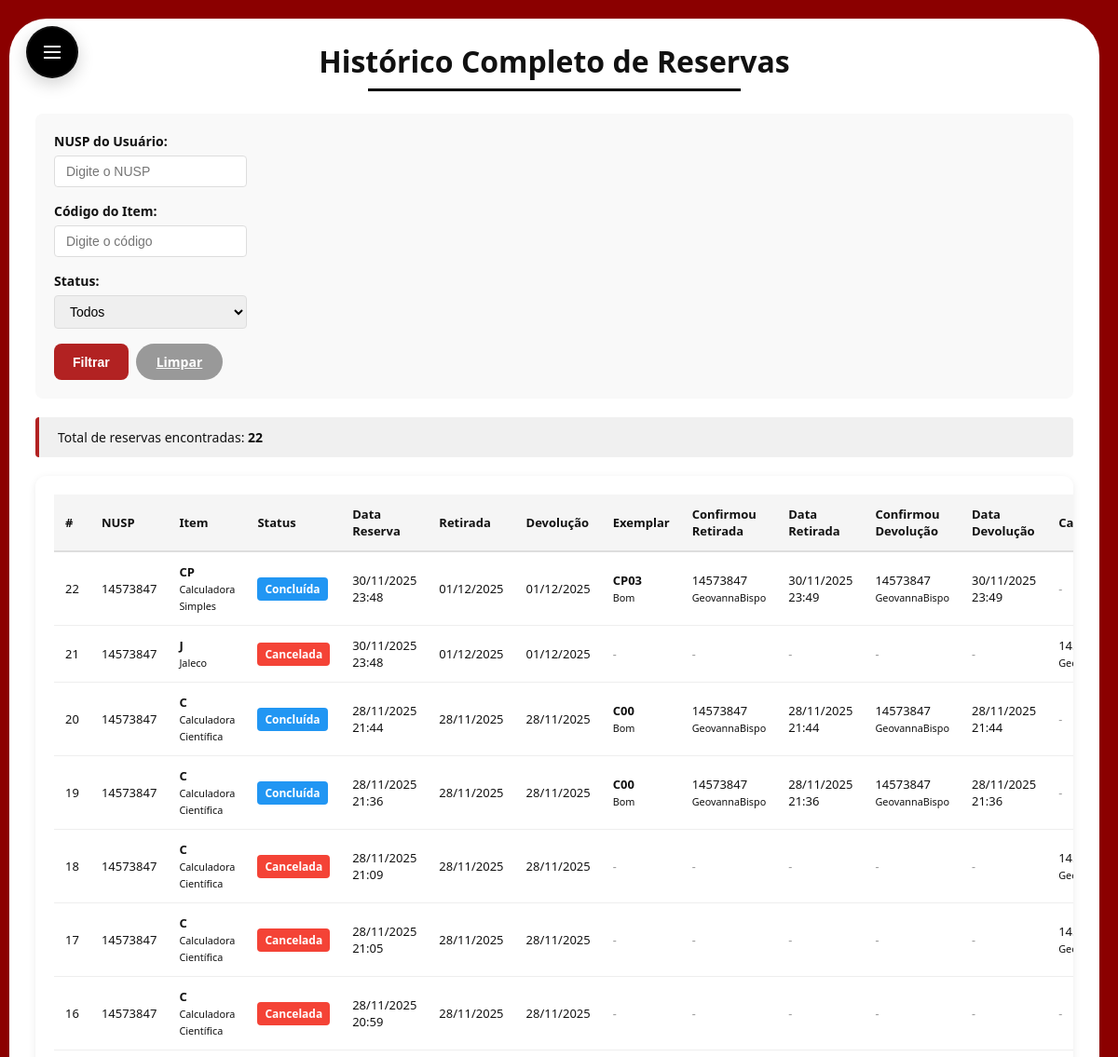
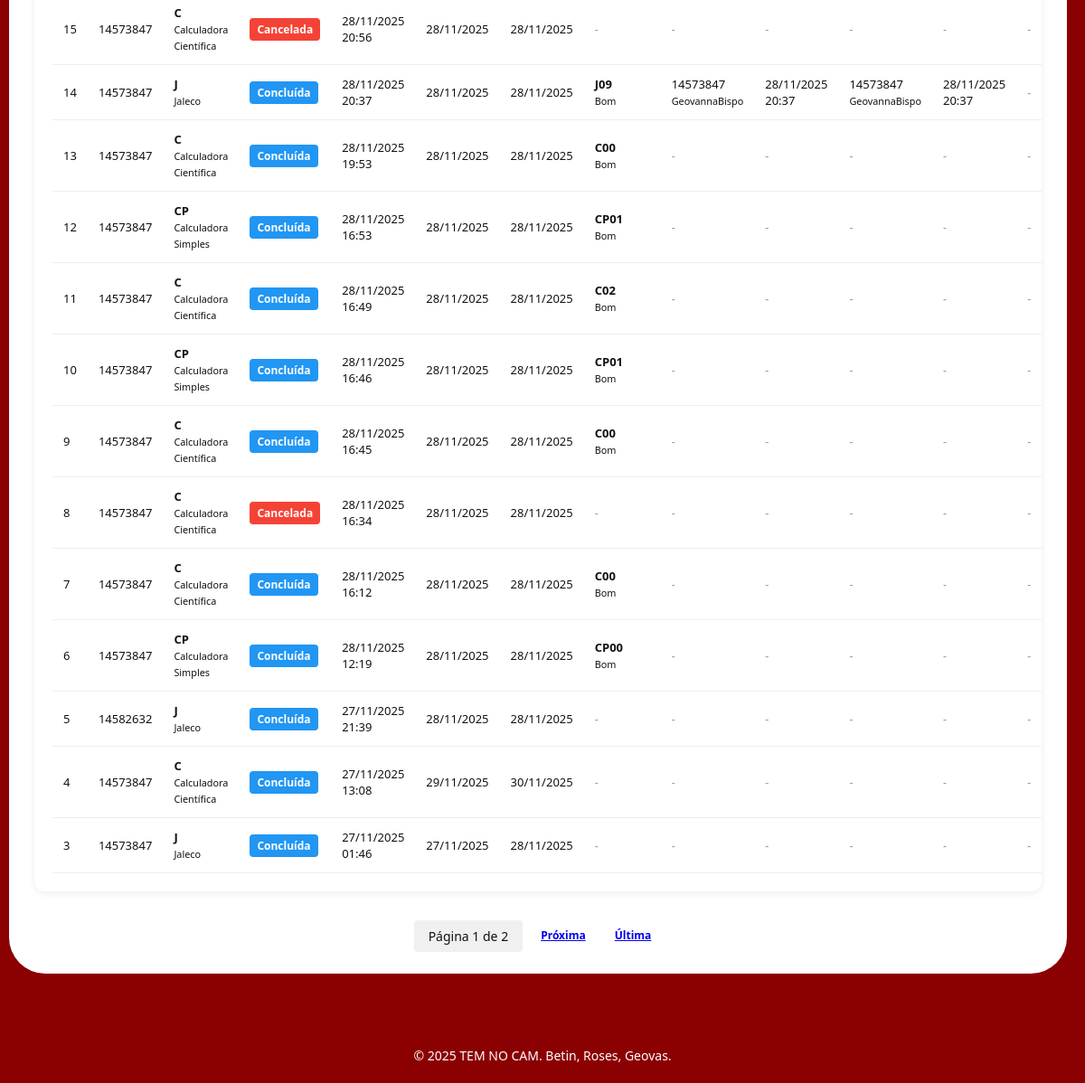
The page /gestao/reservas/historico-completo/ (signed in) on the database as committed earlier (2 pictures, top to bottom).
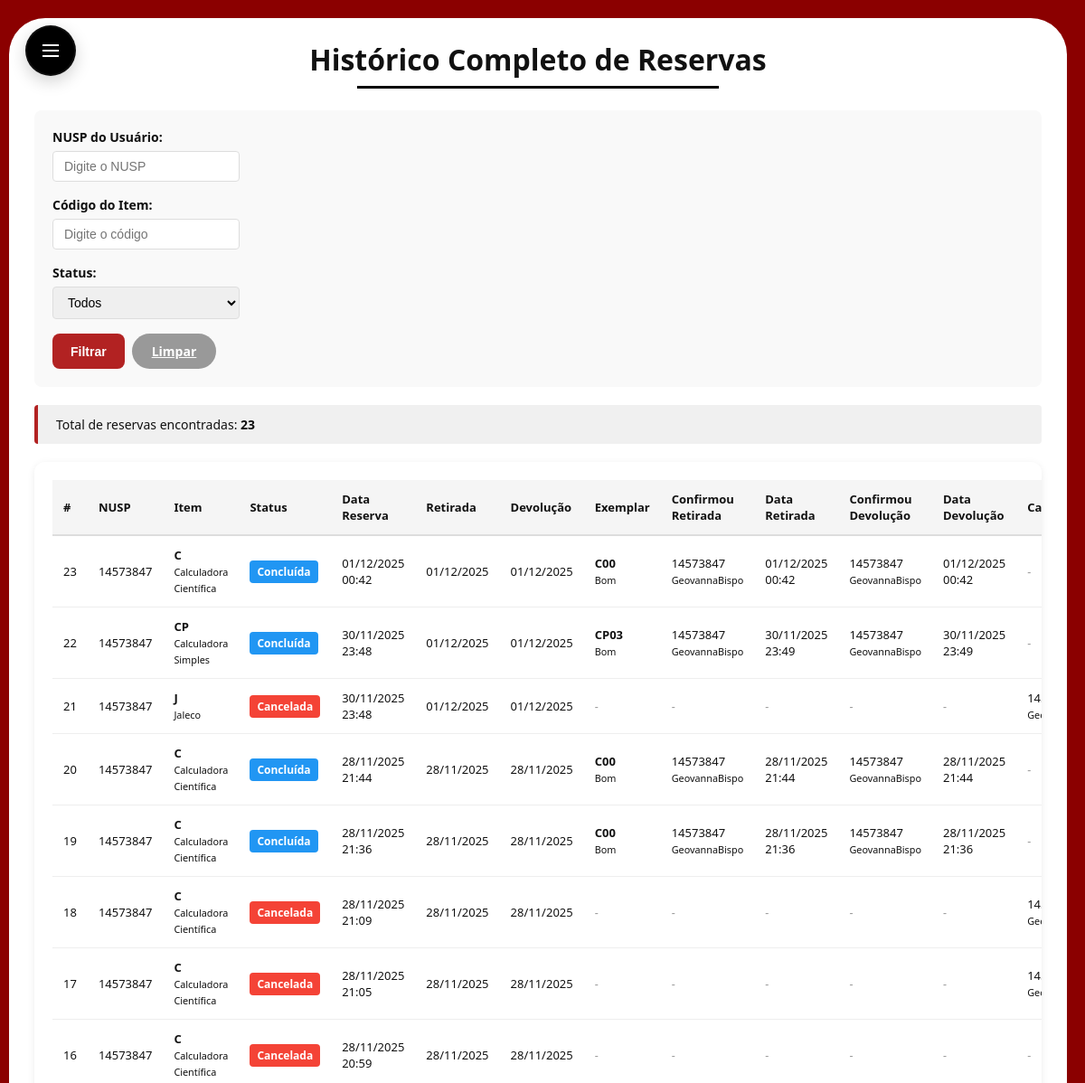
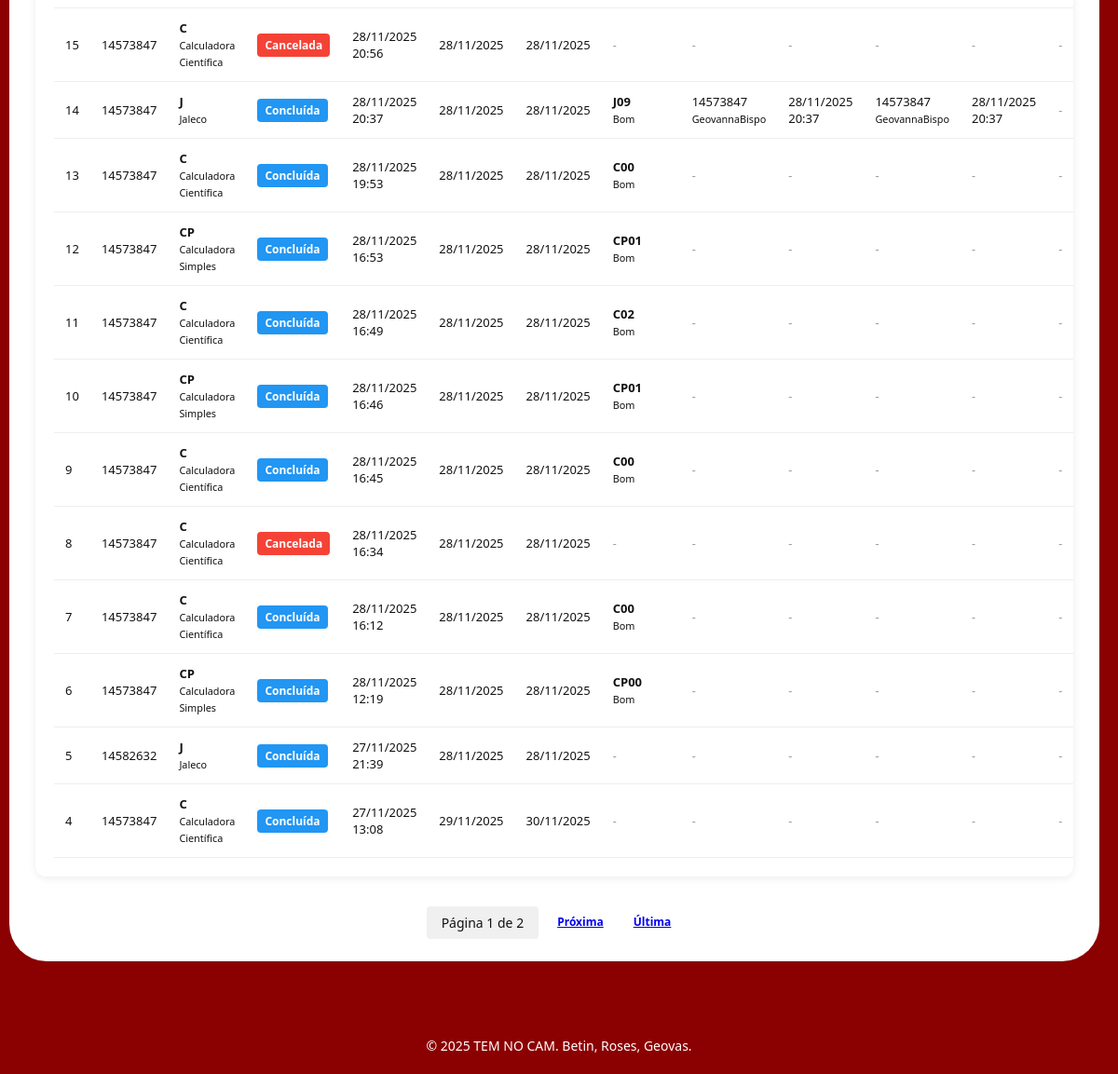
The same page on the database as committed later (2 pictures, top to bottom).
### core/models.py (models this page shows, shortened)
class Reserva(models.Model):
    class Status(models.TextChoices):
        PENDENTE = 'Pendente', 'Pendente'
        CONFIRMADO = 'Confirmado', 'Confirmado'
        CANCELADA = 'Cancelada', 'Cancelada'
        CONCLUIDA = 'Concluida', 'Concluída'
    usuario = models.ForeignKey(
        Usuario,
        on_delete=models.CASCADE,
        related_name='reservas',
        verbose_name='Usuário'
    )
    item = models.ForeignKey(
        Item,
        on_delete=models.CASCADE,
        related_name='reservas',
        verbose_name='Tipo de item'
    )
    exemplar = models.ForeignKey(
        Exemplar,
        on_delete=models.SET_NULL,
        null=True,
        blank=True,
        related_name='reservas'
    )
    data_reserva = models.DateTimeField(
        auto_now_add=True,
        verbose_name='Data da reserva'
    )
    data_retirada = models.DateField(
        verbose_name='Data prevista para retirada'
    )
    data_devolucao = models.DateField(
        verbose_name='Data prevista para devolução'
    )
    status = models.CharField(
        max_length=20,
        choices=Status.choices,
        default=Status.PENDENTE,
        verbose_name='Status'
    )
    observacoes = models.TextField(
        blank=True,
        verbose_name='Observações',
        help_text='Comentários sobre esta reserva (motivo, situação específica etc.).'
    )
    cancelada_em = models.DateTimeField(
        null=True,
        blank=True,
        verbose_name='Data/hora do cancelamento'
    )
    motivo_cancelamento = models.CharField(
        max_length=255,
        blank=True,
        verbose_name='Motivo do cancelamento',
        help_text='Ex.: cancelada pelo aluno, não retirada em 24h, item indisponível, etc.'
    )
    cancelamento_automatico = models.BooleanField(
        default=False,
        verbose_name='Cancelamento automático'
    )
    usuario_cancelou = models.ForeignKey(
        Usuario,
        on_delete=models.SET_NULL,
        null=True,
        blank=True,
        related_name='reservas_canceladas',
        verbose_name='Quem cancelou'
    )
    usuario_confirmou_retirada = models.ForeignKey(
        Usuario,
        on_delete=models.SET_NULL,
        null=True,
        blank=True,
        related_name='reservas_confirmadas_retirada',
        verbose_name='Quem confirmou a retirada'
    )
    data_confirmou_retirada = models.DateTimeField(
        null=True,
        blank=True,
        verbose_name='Data/hora que confirmou a retirada'
    )
    usuario_confirmou_devolucao = models.ForeignKey(
        Usuario,
        on_delete=models.SET_NULL,
        null=True,
        blank=True,
        related_name='reservas_confirmadas_devolucao',
        verbose_name='Quem confirmou a devolução'
    )
    data_confirmou_devolucao = models.DateTimeField(
        null=True,
        blank=True,
        verbose_name='Data/hora que confirmou a devolução'
    )

class Usuario(AbstractUser):
    nusp = models.CharField(
        max_length=20,
        unique=True,
        verbose_name='NUSP'
    )
    class TiposAcesso(models.TextChoices):
        ALUNO = 'Aluno', 'Aluno'
        MEMBRO_GESTAO = 'MembroGestao', 'Membro da Gestão'
        DIRETORIA = 'Diretoria', 'Diretoria de Patrimônio'
    tipo_acesso = models.CharField(
        max_length=20,
        choices=TiposAcesso.choices,
        default=TiposAcesso.ALUNO,
        verbose_name='Tipo de acesso'
    )
    telefone = models.CharField(
        max_length=20,
        blank=True,
        verbose_name='Telefone'
    )
    USERNAME_FIELD = 'nusp'
    REQUIRED_FIELDS = ['username', 'email']

class Item(models.Model):
    nome = models.CharField(
        max_length=255,
        verbose_name='Nome do tipo de item'
    )
    codigo_tipo = models.CharField(
        max_length=20,
        unique=True,
        verbose_name='Código do tipo',
    )
    descricao = models.TextField(
        blank=True,
        verbose_name='Descrição',
        help_text='Detalhes do item (tamanho, uso, observações gerais).'
    )
    imagem = models.ImageField(
        upload_to='itens/',
        blank=True,
        null=True,
        verbose_name='Imagem do item'
    )

class Exemplar(models.Model):
    class Situacao(models.TextChoices):
        DISPONIVEL = 'Disponivel', 'Disponível'
        RESERVADO = 'Reservado', 'Reservado'
        EM_MANUTENCAO = 'Em manutencao', 'Em manutenção'
    class Condicao(models.TextChoices):
        BOM = 'Bom', 'Bom'
        DEFEITUOSO = 'Defeituoso', 'Defeituoso'
    item = models.ForeignKey(
        Item,
        on_delete=models.CASCADE,
        related_name='exemplares',
        verbose_name='Tipo de item',
    )
    codigo_exemplar = models.CharField(
        max_length=30,
        unique=True,
        verbose_name='Código do exemplar',
    )
    situacao = models.CharField(
        max_length=20,
        choices=Situacao.choices,
        default=Situacao.DISPONIVEL,
        verbose_name='Situação',
    )
    condicao = models.CharField(
        max_length=20,
        choices=Condicao.choices,
        default=Condicao.BOM,
        verbose_name='Condição',
    )
    observacoes = models.TextField(
        blank=True,
        verbose_name='Observações',
    )

### core/views.py (the view)
# urls.py: path('gestao/reservas/historico-completo/', views.historico_reservas_completo, name='historico_reservas_completo'),
@login_required
@diretoria_required
def historico_reservas_completo(request):
    from django.core.paginator import Paginator
    status_filtro = request.GET.get('status', '')
    usuario_filtro = request.GET.get('usuario', '')
    item_filtro = request.GET.get('item', '')
    reservas = Reserva.objects.select_related(
        'usuario', 'item', 'exemplar',
        'usuario_confirmou_retirada',
        'usuario_confirmou_devolucao'
    ).order_by('-data_reserva')
    if status_filtro:
        reservas = reservas.filter(status=status_filtro)
    if usuario_filtro:
        reservas = reservas.filter(usuario__nusp__icontains=usuario_filtro)
    if item_filtro:
        reservas = reservas.filter(item__codigo_tipo__icontains=item_filtro)
    paginator = Paginator(reservas, 20)
    page_number = request.GET.get('page', 1)
    page_obj = paginator.get_page(page_number)
    contexto = {
        'page_obj': page_obj,
        'reservas': page_obj.object_list,
        'status_choices': Reserva.Status.choices,
        'status_filtro': status_filtro,
        'usuario_filtro': usuario_filtro,
        'item_filtro': item_filtro,
        'total_reservas': reservas.count(),
    }
    return render(request, 'core/historico_reservas_completo.html', contexto)

### core/templates/core/historico_reservas_completo.html (shortened to what the changed rows need)
{% extends "core/base.html" %}
{% block content %}
<h1 class="page-title">Histórico Completo de Reservas</h1>
<div class="historico-wrapper">
  <div class="info-bar">
    <p>Total de reservas encontradas: <strong>{{ total_reservas }}</strong></p>
  </div>
  <div class="tabela-container">
    <table class="historico-table">
      <thead>
        <tr>
          <th>#</th>
          <th>NUSP</th>
          <th>Item</th>
          <th>Status</th>
          <th>Data Reserva</th>
          <th>Retirada</th>
          <th>Devolução</th>
          <th>Exemplar</th>
          <th>Confirmou Retirada</th>
          <th>Data Retirada</th>
          <th>Confirmou Devolução</th>
          <th>Data Devolução</th>
          <th>Cancelou</th>
        </tr>
      </thead>
      <tbody>
        {% for reserva in reservas %}
        <tr class="status-{{ reserva.get_status_display|lower }}">
          <td>{{ reserva.id }}</td>
          <td>{{ reserva.usuario.nusp }}</td>
          <td>
            <strong>{{ reserva.item.codigo_tipo }}</strong><br>
            <small>{{ reserva.item.nome }}</small>
          </td>
          <td>
            <span class="status-badge status-{{ reserva.status|lower }}">
              {{ reserva.get_status_display }}
            </span>
          </td>
          <td>{{ reserva.data_reserva|date:"d/m/Y H:i" }}</td>
          <td>{{ reserva.data_retirada|date:"d/m/Y" }}</td>
          <td>{{ reserva.data_devolucao|date:"d/m/Y" }}</td>
          <td>
            {% if reserva.exemplar %}
              <strong>{{ reserva.exemplar.codigo_exemplar }}</strong><br>
              <small>{{ reserva.exemplar.get_condicao_display }}</small>
            {% else %}
              <em style="color:#999;">-</em>
            {% endif %}
          </td>
          <td>
            {% if reserva.usuario_confirmou_retirada %}
              {{ reserva.usuario_confirmou_retirada.nusp }}<br>
              <small>{{ reserva.usuario_confirmou_retirada.username }}</small>
            {% else %}
              <em style="color:#999;">-</em>
            {% endif %}
          </td>
          <td>
            {% if reserva.data_confirmou_retirada %}
              {{ reserva.data_confirmou_retirada|date:"d/m/Y H:i" }}
            {% else %}
              <em style="color:#999;">-</em>
            {% endif %}
          </td>
          <td>
            {% if reserva.usuario_confirmou_devolucao %}
              {{ reserva.usuario_confirmou_devolucao.nusp }}<br>
              <small>{{ reserva.usuario_confirmou_devolucao.username }}</small>
            {% else %}
              <em style="color:#999;">-</em>
            {% endif %}
          </td>
          <td>
            {% if reserva.data_confirmou_devolucao %}
              {{ reserva.data_confirmou_devolucao|date:"d/m/Y H:i" }}
            {% else %}
              <em style="color:#999;">-</em>
            {% endif %}
          </td>
          <td>
            {% if reserva.usuario_cancelou %}
              {{ reserva.usuario_cancelou.nusp }}<br>
              <small>{{ reserva.usuario_cancelou.username }}</small>
            {% else %}
              <em style="color:#999;">-</em>
            {% endif %}
          </td>
        </tr>
        {% empty %}
        <tr>
          <td colspan="12" style="text-align:center;color:#999;">
            Nenhuma reserva encontrada com os filtros aplicados.
          </td>
        </tr>
        {% endfor %}
      </tbody>
    </table>
  </div>
</div>
{% endblock %}

Rows that differ between the two databases and show on the page:
no longer on this page (row unchanged): Reserva: id "3", usuario.nusp "14573847", item.codigo_tipo "J", item.nome "Jaleco", status "Concluída", data_reserva "27/11/2025 01:46", data_retirada "27/11/2025", data_devolucao "28/11/2025"
added Reserva: id "23", usuario.nusp "14573847", item.codigo_tipo "C", item.nome "Calculadora Científica", status "Concluída", data_reserva "01/12/2025 00:42", data_retirada "01/12/2025", data_devolucao "01/12/2025", exemplar.codigo_exemplar "C00", exemplar.condicao "Bom", usuario_confirmou_retirada.nusp "14573847", usuario_confirmou_retirada.username "GeovannaBispo", data_confirmou_retirada "01/12/2025 00:42", usuario_confirmou_devolucao.nusp "14573847", usuario_confirmou_devolucao.username "GeovannaBispo", data_confirmou_devolucao "01/12/2025 00:42"
Other text that changed with them:
{{ total_reservas }}: "22" → "23"
